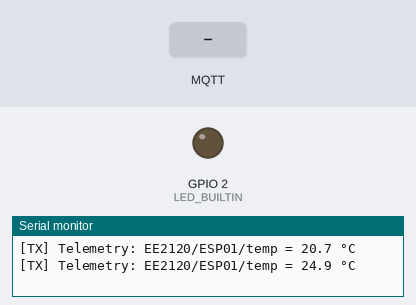
The sketch below on a simulated ESP8266 (NodeMCU). Parts: output pins drawn as LEDs (lit = HIGH, except the on-board LED, lit = LOW), the last lines printed to the serial monitor. The inputs (shaded band) are chosen by the test bench. WiFi joins after 1.5 s; servers stay silent unless stated; random numbers use the default seed unless the sketch sets one; no MQTT or app messages arrive unless stated; not simulated (calls return 0 or success): secrets.h; names the files do not define were given values by the test bench: mqtt_port = 1883.

Above: at 2.7 s.
2.8 s: MQTT message "1" arrives on the first subscribed topic
At 3.1 s:
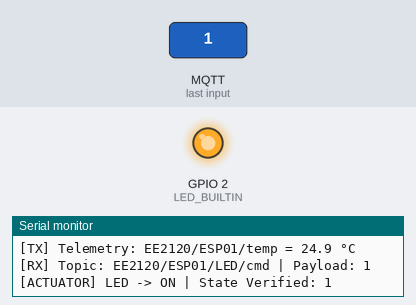
4.3 s: MQTT message "0" arrives on the first subscribed topic
At 5.4 s:
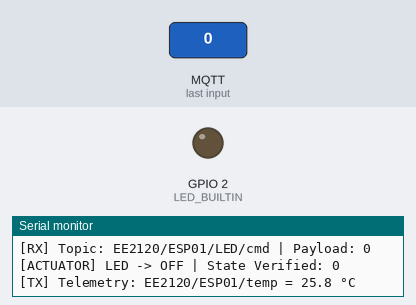
Timing chart, 0 to 7.3 s (numbered marks = the images above; inputs shaded):
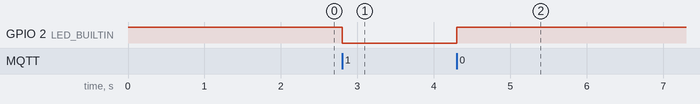

Measured:
- after the input at 2.8 s, GPIO 2 (LED_BUILTIN): HIGH → LOW at once
- after the input at 4.3 s, GPIO 2 (LED_BUILTIN): LOW → HIGH at once

The sketch:

ESP01_Edge_Node.ino
```cpp
#include <ESP8266WiFi.h>
#include <PubSubClient.h>
#include "secrets.h"

// MQTT client identity
const char* mqtt_clientid = "EE2120_ESP8266_01";

const char* temp_topic       = "EE2120/ESP01/temp";
const char* led_topic        = "EE2120/ESP01/LED/cmd";
const char* led_status_topic = "EE2120/ESP01/LED/status";

// =============================================================================
// HARDWARE DEFINITION & ACTIVE-LOW LOGIC
// =============================================================================
#ifndef LED_BUILTIN
#define LED_BUILTIN 2
#endif

// ESP8266 onboard LED is typically Active-LOW
#define LED_ON  LOW
#define LED_OFF HIGH

WiFiClient espClient;
PubSubClient client(espClient);

unsigned long lastMsgTime = 0;

// -----------------------------------------------------------------------------
// Inbound MQTT Callback Handler
// -----------------------------------------------------------------------------
void callback(char* topic, byte* payload, unsigned int length) {
  String message = "";
  for (unsigned int i = 0; i < length; i++) {
    message += (char)payload[i];
  }

  Serial.print("[RX] Topic: ");
  Serial.print(topic);
  Serial.print(" | Payload: ");
  Serial.println(message);

  if (String(topic) == led_topic) {
    if (message == "1") {
      digitalWrite(LED_BUILTIN, LED_ON);
      client.publish(led_status_topic, "1");
      Serial.println("[ACTUATOR] LED -> ON | State Verified: 1");
    } else if (message == "0") {
      digitalWrite(LED_BUILTIN, LED_OFF);
      client.publish(led_status_topic, "0");
      Serial.println("[ACTUATOR] LED -> OFF | State Verified: 0");
    }
  }
}

// -----------------------------------------------------------------------------
// Wi-Fi Connection Manager
// -----------------------------------------------------------------------------
void setup_wifi() {
  delay(10);
  Serial.println();
  Serial.print("[WIFI] Connecting to SSID: ");
  Serial.println(ssid);

  WiFi.mode(WIFI_STA);
  WiFi.begin(ssid, password);

  while (WiFi.status() != WL_CONNECTED) {
    delay(500);
    Serial.print(".");
  }

  Serial.println();
  Serial.println("[WIFI] Connection Established");
  Serial.print("[WIFI] Device Assigned IP: ");
  Serial.println(WiFi.localIP());
}

// -----------------------------------------------------------------------------
// MQTT Broker Session Manager
// -----------------------------------------------------------------------------
void reconnect() {
  while (!client.connected()) {
    Serial.print("[MQTT] Connecting to Broker as ");
    Serial.print(mqtt_clientid);
    Serial.print("...");

    if (client.connect(mqtt_clientid, mqtt_user, mqtt_password)) {
      Serial.println(" Connected.");

      // Subscribe to command channel
      client.subscribe(led_topic);
      Serial.print("[MQTT] Subscribed to topic: ");
      Serial.println(led_topic);

      // Publish initial state verification
      // If pin reads LOW, LED is ON (state 1), else OFF (state 0)
      int currentLedState = (digitalRead(LED_BUILTIN) == LED_ON) ? 1 : 0;
      client.publish(led_status_topic, currentLedState ? "1" : "0");
    } else {
      Serial.print(" Failed (rc=");
      Serial.print(client.state());
      Serial.println("). Retrying in 2 seconds...");
      delay(2000);
    }
  }
}

// -----------------------------------------------------------------------------
// Setup & Main Loop
// -----------------------------------------------------------------------------
void setup() {
  Serial.begin(115200);

  pinMode(LED_BUILTIN, OUTPUT);
  digitalWrite(LED_BUILTIN, LED_OFF); // Initialize turned off

  setup_wifi();

  client.setServer(mqtt_server, mqtt_port);
  client.setCallback(callback);
}

void loop() {
  if (!client.connected()) {
    reconnect();
  }
  client.loop();

  // Telemetry loop: 1 Hz interval
  unsigned long now = millis();
  if (now - lastMsgTime > 1000) {
    lastMsgTime = now;

    // Simulated temperature reading: 20.0 to 40.0 °C
    float temperature = random(200, 400) / 10.0;

    char tempString[8];
    dtostrf(temperature, 1, 1, tempString);

    client.publish(temp_topic, tempString);

    Serial.print("[TX] Telemetry: ");
    Serial.print(temp_topic);
    Serial.print(" = ");
    Serial.print(tempString);
    Serial.println(" °C");
  }
}
```
